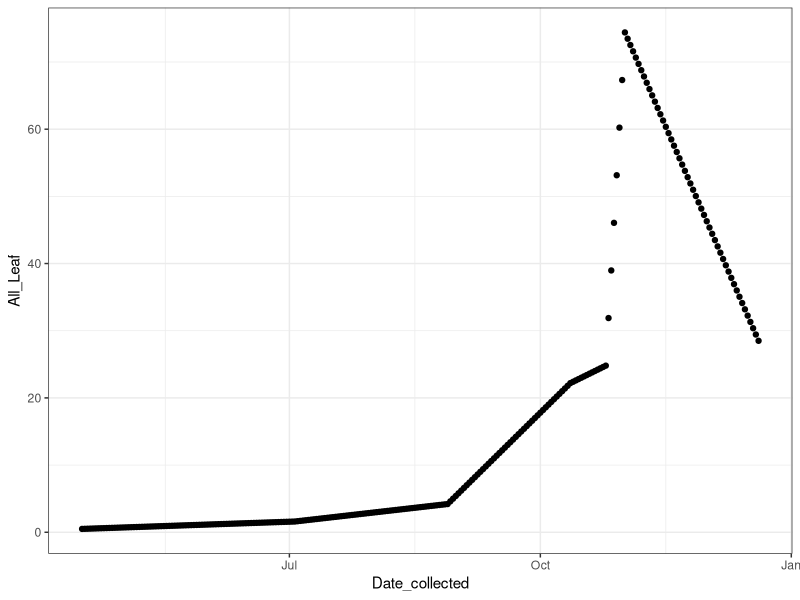
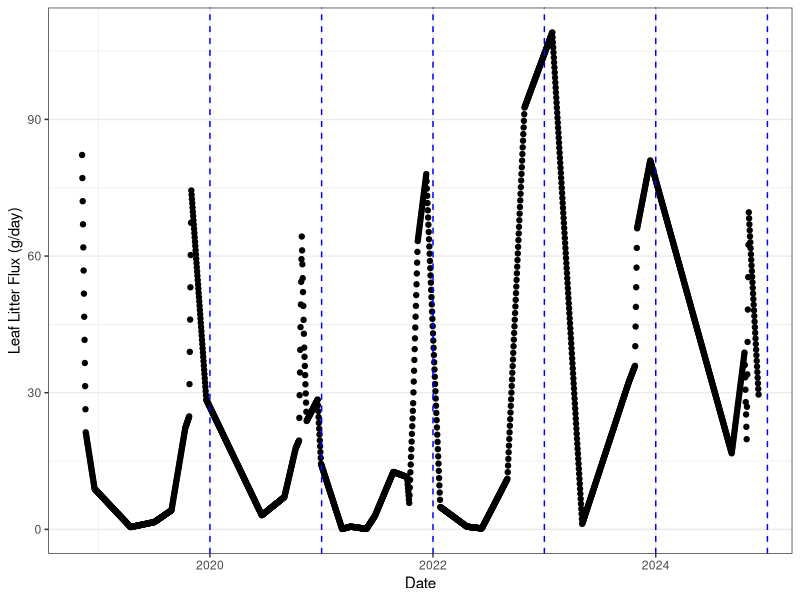
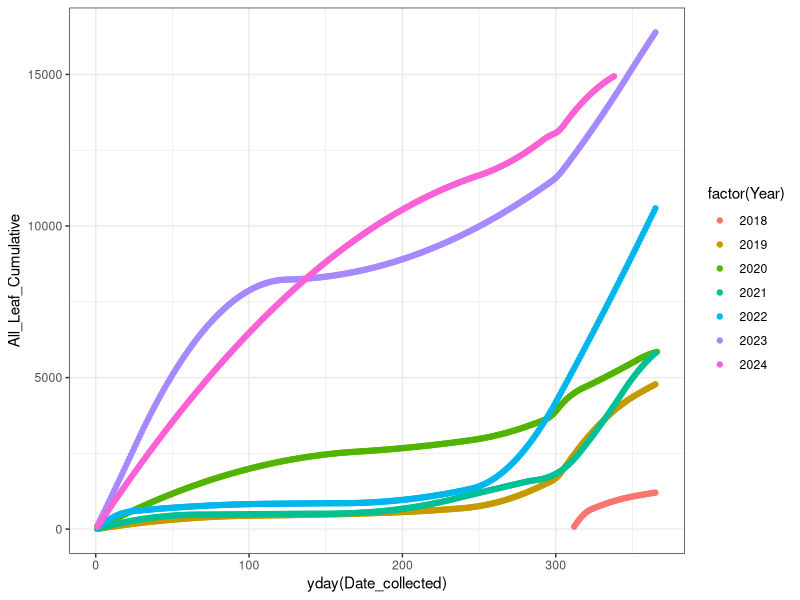
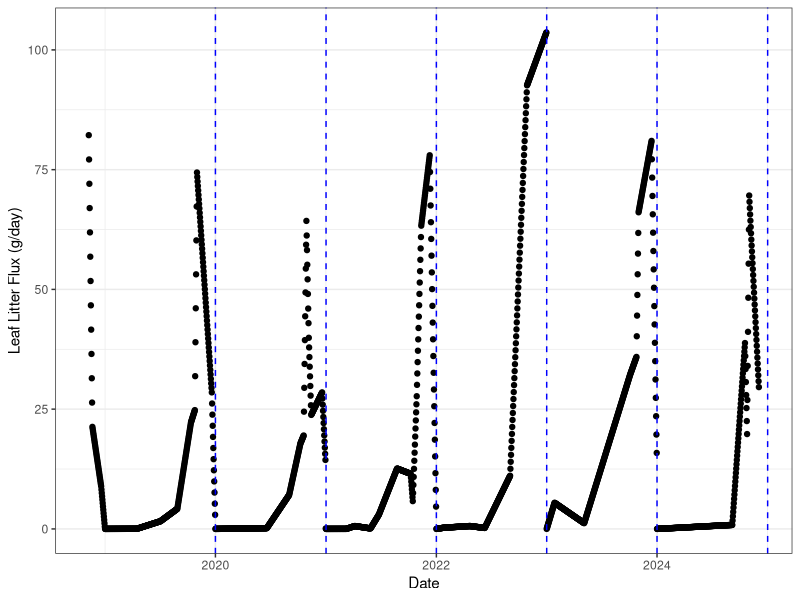
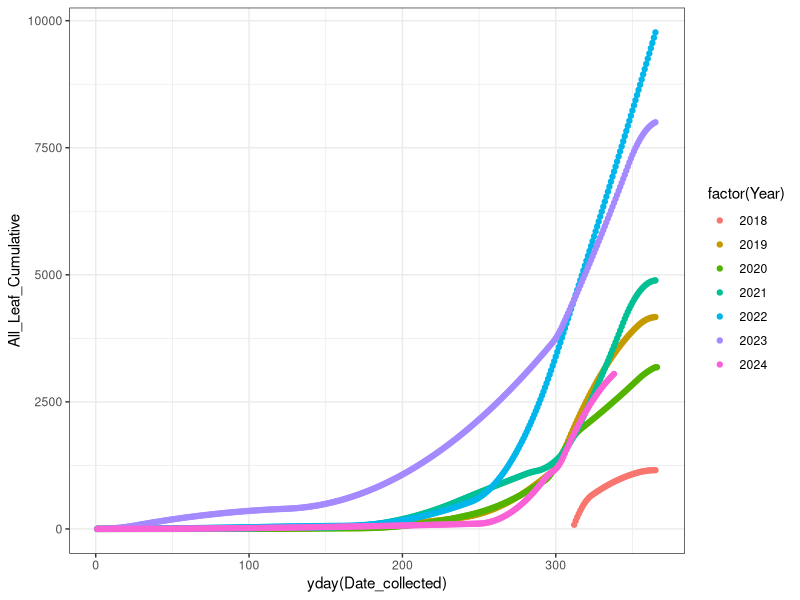
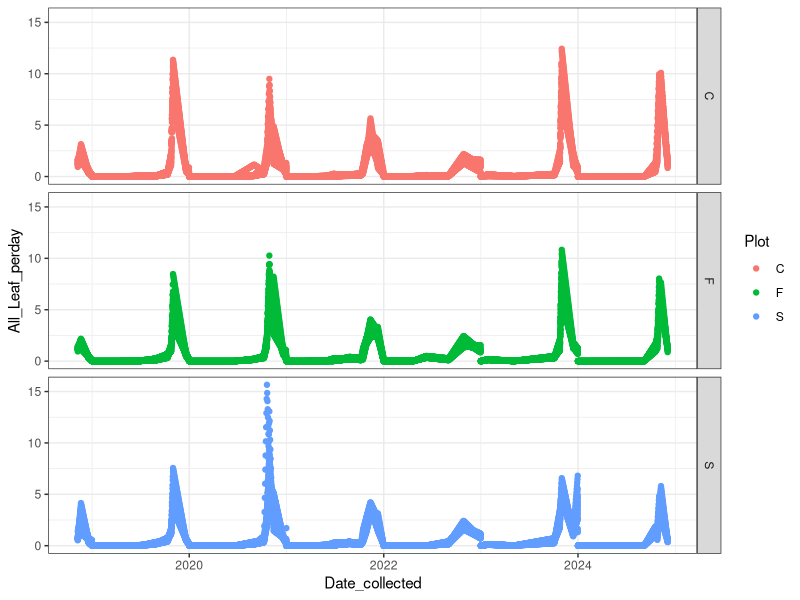
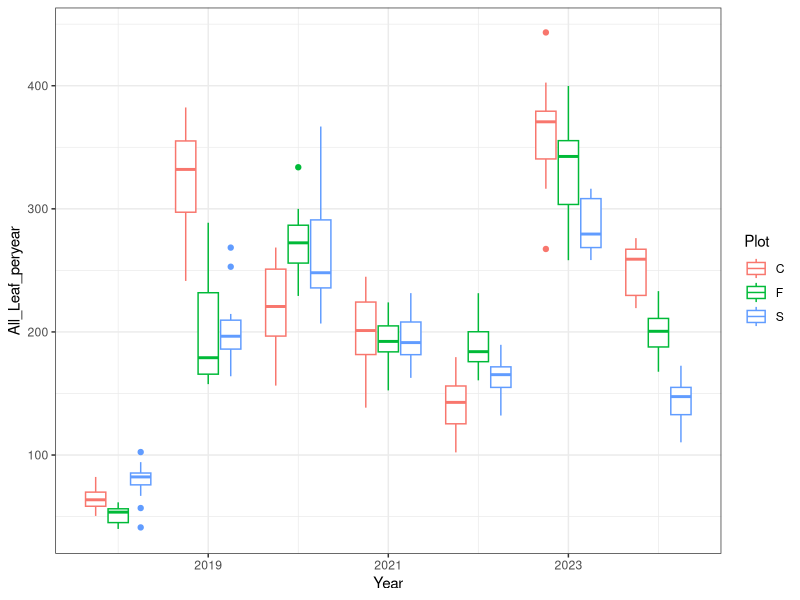
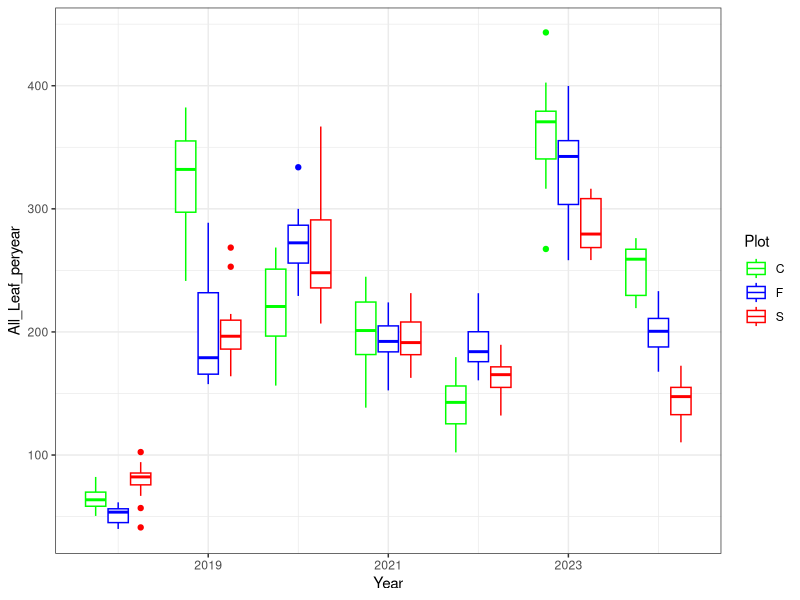

Here is the R script that generated these plots, in order:
## ---- chunk 1
knitr::opts_chunk$set(echo = TRUE)

library(readr)
library(lubridate)
library(dplyr)
library(ggplot2)
library(tidyr)
library(zoo)
theme_set(theme_bw())
## ---- chunk 2
litter <- read_csv("TEMPEST litter data - Masses.csv", 
                   skip = 1, show_col_types = FALSE) 
## Convert date collected column into an actual date format,
## and isolate columns we care about
litter %>%
  filter(!is.na(Date_collected)) %>% 
  mutate(Date_collected = mdy(Date_collected),
         Year = year(Date_collected)) %>% 
  select(Plot, Trap, Date_collected, Year, 
         Leaf_ACRU, Leaf_FAGR, Leaf_LITU, Leaf_Other, All_Leaf) ->
  litter

message("data read ok! rows = ", nrow(litter))
## ---- chunk 3
## if else means; condition is na is all leaf; if true add species and put in all leaf; if false use what is in all leaf
litter %>% 
  mutate(All_Leaf = if_else(condition = is.na(All_Leaf),
                            true = Leaf_ACRU + Leaf_FAGR + Leaf_LITU + Leaf_Other,
                            false = All_Leaf)) ->
  litter

## ---- chunk 4
# for each plot and trap we want to compute the days

litter %>%
  arrange(Date_collected) %>%
  group_by(Plot, Trap) %>% 
  # compute the difference between collection dates. For a series of
  # size n, diff() returns n-1 intervals, so we add one NA at the front
  # because the first date has no elapsed time (since no previous date)
  mutate(elapsed_days = c(NA, diff(Date_collected))) %>% 
  ungroup() %>%
  arrange(Plot, Trap, Date_collected) %>% 
  ## finally compute flux: litter per day
  mutate(All_Leaf_perday = All_Leaf / elapsed_days) ->
  litter

## ---- chunk 5

## to interpolate between two dates, we need to create empty rows
## for example, if we collected on 10/1 and 10/10 right now we only have those rows in our data set
## so we need to create rows from 10/2 . . . 10/9 and then interpolate between the 10/1 flux and 10/10 flux to fill in those rows
## we will use complete() to generate the non-measured intervening dates
## and then we will use zoo::na.approx() to interpolate

# Date example
test <- tibble(day = mdy(c("10/20/2021", "10/31/2021")),
               values = c(60, 97))
test %>% 
  complete(day = seq(min(day), max(day), by = "day")) %>% 
  mutate(values = na.approx(values))

# Examine: just the control 'A' trap in 2019
litter %>% 
  filter(Plot == "C", Trap == "A", year(Date_collected) == 2019) %>% 
  select(Plot, Trap, Date_collected, All_Leaf) ->
  litter_C_A_example

# Generate a sequence between first and last collection dates
days_wanted <- seq(from = min(litter_C_A_example$Date_collected), 
                   to = max(litter_C_A_example$Date_collected), 
                   by = "day")

# Just as an EXAMPLE Generate for the entire year NOT IDEAL as
# this hard-codes dates which we don't want to do
## days_wanted <- seq(from = ymd ("2019-01-01"), 
                  # to = ymd ("2019-12-31"), 
                  # by = "day")

# We want all days for all combinations of plot and trap

litter_C_A_example %>%
  complete(Plot, Trap, Date_collected = days_wanted) %>%
  mutate(All_Leaf = na.approx(All_Leaf, na.rm = FALSE)) ->
  litter_C_A_2019

# Visualize our example control A 2019 data

ggplot(litter_C_A_2019, aes(x = Date_collected, y = All_Leaf)) +
  geom_point()

## ---- chunk 6
## Control trap A over all years

litter %>% 
  filter(Plot == "C", Trap == "A") %>% 
  select(Plot, Trap, Date_collected, Year, All_Leaf) ->
  litter_C_A_allyears

# Compute the dates we want to complete()
days_wanted <- seq(from = min(litter_C_A_allyears$Date_collected, na.rm = TRUE), 
                   to = max(litter_C_A_allyears$Date_collected, na.rm = TRUE), 
                   by = "day")

# Estimate daily fluxes for all days of all years
litter_C_A_allyears %>%
  # complete the dataset, inserting missing dates
  complete(Plot, Trap, Date_collected = days_wanted) %>%
  # interpolate
  mutate(All_Leaf = na.approx(All_Leaf, na.rm = FALSE),
         # re-compute this, since we inserted new dates
         Year = year(Date_collected)) %>% 
  # compute cumulative flux for each year
  group_by(Year) %>% 
  mutate(All_Leaf_Cumulative = cumsum(All_Leaf)) ->
  litter_C_A_daily

ggplot(litter_C_A_daily, aes(x = Date_collected, y = All_Leaf)) + 
  geom_point(na.rm = TRUE) +
  ylab("Leaf Litter Flux (g/day)") +
  xlab("Date") +
  geom_vline(xintercept = ymd(paste0(2020:2025, "-01-01")), 
             color = "blue", linetype = 2)

ggplot(litter_C_A_daily, aes(x = yday(Date_collected),
                             y = All_Leaf_Cumulative, 
                             color = factor(Year))) +
  geom_point(na.rm = TRUE) 

## ---- chunk 7
litter %>% 
  group_by(Year = year(Date_collected)) %>% 
  summarise(first = min(Date_collected), 
            last = max(Date_collected)) %>% 
  knitr::kable()
## ---- chunk 8
PREV_YEAR_FRAC <- 0.95
## ---- chunk 9

# Flag the first collections for each year, plot, trap
litter %>% 
  group_by(Year, Plot, Trap) %>% 
  # compare date collected with min date collected and assign it to "first"
  mutate(first = Date_collected == min(Date_collected)) %>% 
  ungroup() %>% 
  # we don't do this for 2018 data, the first year
  mutate(first = if_else(Year == 2018, FALSE, first)) ->
  litter

# Create artificial collections on 12/31 of the previous year
litter %>% 
  filter(first) %>% 
  mutate(Leaf_ACRU = PREV_YEAR_FRAC * Leaf_ACRU,
         Leaf_FAGR = PREV_YEAR_FRAC * Leaf_FAGR,
         Leaf_LITU = PREV_YEAR_FRAC * Leaf_LITU,
         Leaf_Other = PREV_YEAR_FRAC * Leaf_Other,
         All_Leaf = PREV_YEAR_FRAC * All_Leaf,
         Date_collected = ymd(paste0(Year - 1, "-12-31")),
         Year = year(Date_collected)) ->
  inferred_end_of_year

# Create artificial collections on 1/1 of the current year
litter %>% 
  filter(first) %>% 
  mutate(Leaf_ACRU = 0,
         Leaf_FAGR = 0,
         Leaf_LITU = 0,
         Leaf_Other = 0,
         All_Leaf = 0,
         Date_collected = ymd(paste0(Year, "-01-01"))) ->
  inferred_start_of_year

# Adjust the first collections to 5% of their value
litter %>% 
  filter(first) %>% 
  mutate(Leaf_ACRU = (1 - PREV_YEAR_FRAC) * Leaf_ACRU,
         Leaf_FAGR = (1 - PREV_YEAR_FRAC) * Leaf_FAGR,
         Leaf_LITU = (1 - PREV_YEAR_FRAC) * Leaf_LITU,
         Leaf_Other = (1 - PREV_YEAR_FRAC) * Leaf_Other,
         All_Leaf = (1 - PREV_YEAR_FRAC) * All_Leaf) ->
  new_firsts

# Combine these together and re-compute things
litter %>% 
  # get rid of original first numbers/data "!" b/c we've recalculated these
  filter(!first) %>% 
  # add rows; take litter dataset, drop away first data collection and add on 
    # new data calculations, 12/31, & 1/1 dates
  bind_rows(new_firsts, inferred_end_of_year, inferred_start_of_year) %>% 
  # re-do the elapsed_days calculation
  arrange(Date_collected) %>%
  group_by(Plot, Trap) %>% 
  mutate(elapsed_days = c(NA, diff(Date_collected))) %>% 
  ungroup() %>%
  mutate(All_Leaf_perday = All_Leaf / elapsed_days) ->
  litter_adjusted

## ---- chunk 10
litter_adjusted %>% 
  filter(Plot == "C", Trap == "A") %>% 
  select(Plot, Trap, Date_collected, Year, All_Leaf) ->
  litter_C_A_allyears

# Compute the dates we want to complete()
days_wanted <- seq(from = min(litter_C_A_allyears$Date_collected, na.rm = TRUE), 
                   to = max(litter_C_A_allyears$Date_collected, na.rm = TRUE), 
                   by = "day")

# Estimate daily fluxes for all days of all years
litter_C_A_allyears %>%
  # complete the dataset, inserting missing dates
  complete(Plot, Trap, Date_collected = days_wanted) %>%
  # interpolate
  mutate(All_Leaf = na.approx(All_Leaf, na.rm = FALSE),
         # re-compute this, since we inserted new dates
         Year = year(Date_collected)) %>% 
  # compute cumulative flux for each year
  group_by(Year) %>% 
  mutate(All_Leaf_Cumulative = cumsum(All_Leaf)) ->
  litter_C_A_daily

ggplot(litter_C_A_daily, aes(x = Date_collected, y = All_Leaf)) + 
  geom_point(na.rm = TRUE) +
  ylab("Leaf Litter Flux (g/day)") +
  xlab("Date") +
  geom_vline(xintercept = ymd(paste0(2020:2025, "-01-01")), 
             color = "blue", linetype = 2)

ggplot(litter_C_A_daily, aes(x = yday(Date_collected),
                             y = All_Leaf_Cumulative, 
                             color = factor(Year))) +
  geom_point(na.rm = TRUE) 

## ---- chunk 11
## Next steps:
# 1. extend litter control A example to plot total litter biomass by year; 
# take litter adjust and compute total flux for each year

litter_adjusted %>%
  arrange(Date_collected) %>%
  group_by(Plot, Trap) %>% 
  # compute the difference between collection dates. For a series of
  # size n, diff() returns n-1 intervals, so we add one NA at the front
  # because the first date has no elapsed time (since no previous date)
  mutate(elapsed_days = c(NA, diff(Date_collected))) %>% 
  ungroup() %>%
  arrange(Plot, Trap, Date_collected) %>% 
  ## finally compute flux: litter per day
  mutate(All_Leaf_perday = All_Leaf / elapsed_days) ->
  litter_adj_perday

# generating the sequence of dates from min day collected to max
days_wanted_adj <- seq(from = min(litter_adj_perday$Date_collected), 
                   to = max(litter_adj_perday$Date_collected), 
                   by = "day")

litter_adj_perday %>%
  complete(Plot, Trap, Date_collected = days_wanted_adj) %>%
  mutate(All_Leaf_perday = na.approx(All_Leaf_perday, na.rm = FALSE)) ->
  litter_adj_perday_complete

# ALICE: I have simplified things above and changed it so we're not
# filtering for control A anymore; we want to process and visualize
# ALL the data.

# 2. plot

ggplot(litter_adj_perday_complete, aes(x = Date_collected, y = All_Leaf_perday, color = Plot)) +
  geom_point() +
  facet_grid(Plot ~ .)


# Annual flux by plot and trap
litter_adj_perday_complete %>%
  mutate(Year = year(Date_collected)) %>%
# group by plot, trap, year
  group_by(Plot, Trap, Year) %>%
# sum up the daily fluxes to an annual values
  summarise(All_Leaf_peryear = sum(All_Leaf_perday), .groups = "drop") ->
  litter_annual_fluxes

# boxplot
ggplot(litter_annual_fluxes, aes(x = Year, y = All_Leaf_peryear, color = Plot, group = paste(Year, Plot))) +
  geom_boxplot()

# ALICE: 
# 1. Look at the resulting dataset computed above. Do the columns and rows make sense?
# 2. How should we plot this?

# plot
# ggplot(aes(Year, All_Leaf_peryear, color = Plot)) + geom_point() + geom_line()


# play around with different visualizations

# histogram

ggplot(litter_annual_fluxes, aes(x = Year, y = All_Leaf_peryear, color = Plot, group = paste(Year, Plot))) +
  scale_color_manual(values = c("green", "blue", "red")) +
  geom_boxplot()
